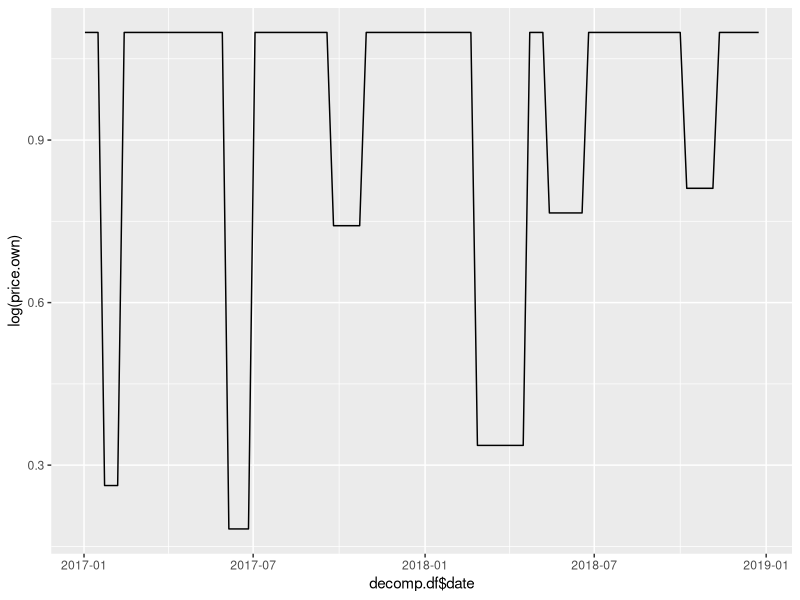
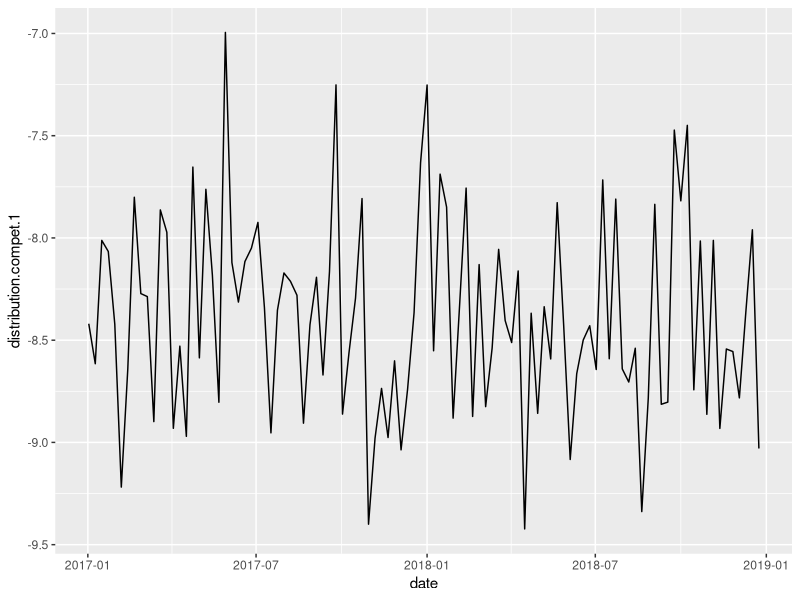
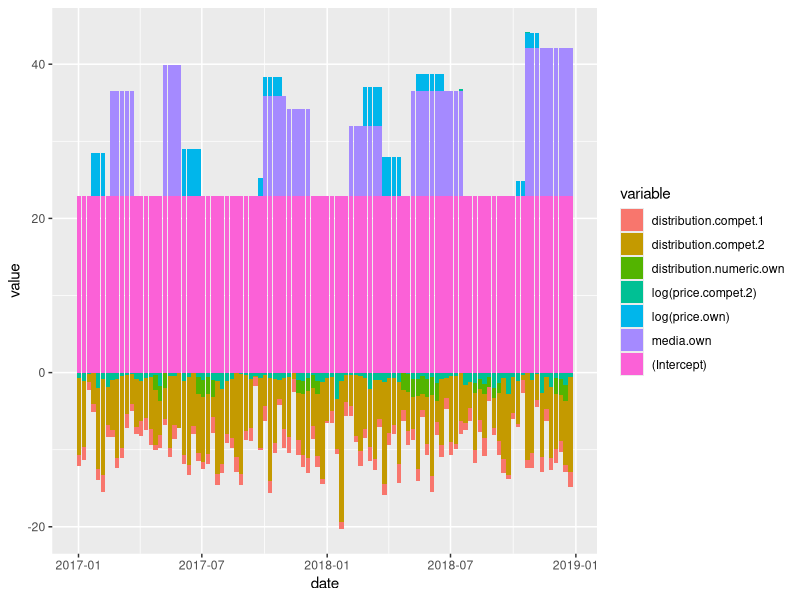

Write R code to recreate these figures, in order.
#### Ładowanie pakietów ####
library(ggplot2)
library(tidyr)

#### Tworzenie danych ####

economiser.data.df <- data.frame(
                       date = c("2017-01-02", "2017-01-09", "2017-01-16",
                                "2017-01-23", "2017-01-30", "2017-02-06",
                                "2017-02-13", "2017-02-20", "2017-02-27",
                                "2017-03-06", "2017-03-13", "2017-03-20", "2017-03-27",
                                "2017-04-03", "2017-04-10", "2017-04-17",
                                "2017-04-24", "2017-05-01", "2017-05-08", "2017-05-15",
                                "2017-05-22", "2017-05-29", "2017-06-05",
                                "2017-06-12", "2017-06-19", "2017-06-26", "2017-07-03",
                                "2017-07-10", "2017-07-17", "2017-07-24",
                                "2017-07-31", "2017-08-07", "2017-08-14", "2017-08-21",
                                "2017-08-28", "2017-09-04", "2017-09-11",
                                "2017-09-18", "2017-09-25", "2017-10-02", "2017-10-09",
                                "2017-10-16", "2017-10-23", "2017-10-30",
                                "2017-11-06", "2017-11-13", "2017-11-20", "2017-11-27",
                                "2017-12-04", "2017-12-11", "2017-12-18",
                                "2017-12-25", "2018-01-01", "2018-01-08", "2018-01-15",
                                "2018-01-22", "2018-01-29", "2018-02-05",
                                "2018-02-12", "2018-02-19", "2018-02-26", "2018-03-05",
                                "2018-03-12", "2018-03-19", "2018-03-26",
                                "2018-04-02", "2018-04-09", "2018-04-16", "2018-04-23",
                                "2018-04-30", "2018-05-07", "2018-05-14",
                                "2018-05-21", "2018-05-28", "2018-06-04", "2018-06-11",
                                "2018-06-18", "2018-06-25", "2018-07-02",
                                "2018-07-09", "2018-07-16", "2018-07-23", "2018-07-30",
                                "2018-08-06", "2018-08-13", "2018-08-20",
                                "2018-08-27", "2018-09-03", "2018-09-10", "2018-09-17",
                                "2018-09-24", "2018-10-01", "2018-10-08",
                                "2018-10-15", "2018-10-22", "2018-10-29", "2018-11-05",
                                "2018-11-12", "2018-11-19", "2018-11-26",
                                "2018-12-03", "2018-12-10", "2018-12-17", "2018-12-24"),
                      sales = c(2.67138958201457, 4.29970914600827,
                                26.2150703965567, 14.8807897048017,
                                18.4757297453732, 9.61887327705795, 12.2512426606978,
                                28.1921562077067, 25.3174548066088, 20.492019357986,
                                31.8102055989363, 34.6772410520438,
                                20.9205924917775, 9.951671591132, 16.0606852925569,
                                11.9392047355479, 15.3416392892986, 12.9663844754314,
                                31.7340971874866, 24.0169705593316, 30.5102909952559,
                                31.7550666307636, 11.7475909322273,
                                20.2860601303124, 24.4655408789834, 19.5065861833594,
                                7.62233598740719, 6.89018609320278, 9.74265043500411,
                                6.54448024441437, 15.012407875473, 10.206429672835,
                                12.8588916827291, 8.15054119216457,
                                5.86261586862407, 20.1052590692834, 14.2896871062263,
                                25.4539922624693, 14.4501726149562, 27.220262020455,
                                28.792427158327, 32.0640494804991, 24.2595583564096,
                                29.4348523027498, 23.5929936305578,
                                30.5805363137602, 21.3353034488563, 26.6214852665035,
                                24.8516804122698, 17.2902570339835, 11.7051326484127,
                                8.71068215694859, 21.3601798744243, 18.4461872726625,
                                9.16882279540208, -0.39276454173403,
                                17.4812456419447, 19.7385290528097, 22.4421095787671,
                                19.5378557045912, 36.5375013384285, 26.1735137889706,
                                34.4893699299541, 30.1439708631815,
                                8.51276339061392, 15.9149698574329, 17.1609288995038,
                                13.5433388651773, 16.7023570292794, 11.3197542835797,
                                30.6465279560233, 29.8187961555023, 29.2788833624029,
                                27.3251940453669, 24.5661751960717,
                                27.3003309750476, 24.2736006051595, 32.8313057654005,
                                30.5404479891439, 22.0735355078914, 28.0475638472076,
                                14.2771759967614, 17.0417667572011,
                                10.7337708592888, 20.561846353364, 16.2348760135636,
                                24.067637309054, 15.3950120636714, 11.283226147916,
                                12.2556215974134, 12.1721422857011, 18.0216224416139,
                                17.3106913683408, 21.5033924517377, 31.7641382649806,
                                24.7081255735165, 43.7654073075056,
                                25.266358119985, 37.981823335542, 34.0708902523791,
                                25.3316603209013, 28.9268743707159, 30.2240586933281,
                                32.8531627303452),
                  price.own = c(3, 3, 3, 1.3, 1.3, 1.3, 3, 3, 3, 3, 3, 3, 3, 3,
                                3, 3, 3, 3, 3, 3, 3, 3, 1.2, 1.2, 1.2, 1.2, 3,
                                3, 3, 3, 3, 3, 3, 3, 3, 3, 3, 3, 2.1, 2.1, 2.1,
                                2.1, 2.1, 3, 3, 3, 3, 3, 3, 3, 3, 3, 3, 3, 3, 3,
                                3, 3, 3, 3, 1.4, 1.4, 1.4, 1.4, 1.4, 1.4, 1.4,
                                1.4, 3, 3, 3, 2.15, 2.15, 2.15, 2.15, 2.15, 2.15, 3,
                                3, 3, 3, 3, 3, 3, 3, 3, 3, 3, 3, 3, 3, 3, 2.25,
                                2.25, 2.25, 2.25, 2.25, 3, 3, 3, 3, 3, 3, 3),
             price.compet.1 = c(4.52742397348187, 3.85045426000843,
                                4.72783501295734, 4.44093890750691,
                                5.05847544455105, 3.48983656978538, 4.65936905832469,
                                4.66391082907431, 4.0563060687197, 3.99359741673145,
                                3.5503285236285, 3.88454700878919,
                                4.00217445769036, 3.83772605281866, 4.20660934837675,
                                4.05060949415566, 4.69213675718448, 4.05210374215534,
                                3.83243953352373, 4.33373006161395, 4.7941666830036,
                                3.90446377456861, 3.74814116471646,
                                4.42391820078941, 4.20723645416761, 4.78745169111511,
                                3.77990683813703, 3.80841786638864, 4.63045168555155,
                                4.56357816619619, 3.64838296147269, 4.90676827283048,
                                3.95806974608836, 4.04853685524521,
                                4.53047515959994, 4.1847393378315, 3.79222829974071,
                                4.19623897084922, 4.94286549197438, 4.10891470357651,
                                3.8295080408668, 4.23821420525575, 4.98271305584704,
                                4.13104274176044, 4.02901590069299,
                                4.87648776302094, 3.29649062971668, 4.20453093168241,
                                4.30517986373009, 3.95327067150689, 4.11587764158687,
                                4.07346141395406, 4.0819048364594, 3.5599948026343,
                                4.11141851345241, 4.96958864415828,
                                3.7392940174076, 4.07731991305075, 3.55312583383385,
                                4.67220174182535, 4.75403710268822, 4.5731117123236,
                                4.46013256850728, 3.57204097479075, 4.40471396112594,
                                4.31662751939153, 4.91217017601975,
                                4.53512341604956, 4.12351281414747, 4.12852563722836,
                                4.13758874596942, 4.2604903369955, 4.19465327168402,
                                4.23136677135057, 4.23111296447007, 4.04481309565328,
                                4.22049876946302, 4.52058005397378,
                                3.80701256075897, 3.88439675647229, 4.5677244919211,
                                4.38967009882673, 3.77332077139409, 4.22510497130839,
                                4.01147207143406, 4.50689729043894,
                                3.82040633287168, 4.21815582975427, 4.31469716547122,
                                4.38867652374876, 5.01507806906965, 3.83118387097385,
                                4.49319189577908, 4.46712787986402, 5.35948451514509,
                                4.21361897669538, 3.34116976197357,
                                3.67417818210365, 3.78498739942886, 4.04343874429397,
                                4.16136998131649, 4.14369403248526, 5.05678075057131,
                                4.00699654591438),
             price.compet.2 = c(2.08749187025228, 1.45719025073164,
                                2.9067207838296, 3.51282806911446,
                                0.683174095024767, 1.71983597008253, 0.775895776756984,
                                1.58204709158181, 1.72704451542342, 2.55471487988904,
                                2.74843052459563, 2.94675164130446,
                                1.87118857999303, 1.43026046601952, 1.99302035667207,
                                2.22330808039294, 2.63511545831634, 0.85155146037046,
                                3.35931057923997, 2.51077043349154,
                                2.36614899664299, 3.39204339337768, 1.46591701628754,
                                2.15681192342675, 3.37555692907617, 2.14847069289016,
                                1.64576847571103, 2.13902210038325, 1.63165560459872,
                                1.39451768611138, 0.642911124086067,
                                1.49473862486936, 1.70754198538193, 3.3006043186581,
                                3.02262740912326, 2.6815553549452, 1.87520729048789,
                                2.53971086314938, 1.99636641940179, 2.70879221349802,
                                2.03255569029795, 1.74068052442305,
                                1.67437345457037, 2.03222925919207, 2.31476062406631,
                                3.38928969345075, 1.58532641690854, 1.42914191607114,
                                2.07967946510342, 2.71960395300386,
                                1.49415587094709, 1.33316251237951, 2.06927018752361,
                                2.1749202546692, 0.224288287000229, 1.42167833111837,
                                2.79977347428709, 2.84218346420253, 2.75297373472764,
                                2.57741223780328, 1.91853316381408,
                                0.616042526707832, 1.56148872580753, 1.65191195434264,
                                1.3196663797018, 1.89503548599231, 1.94005698697395,
                                1.32230352919588, 3.54063075976584, 2.91471161225915,
                                1.72638878402424, 1.83682393190084,
                                2.38927928058832, 1.74002086105444, 2.19744209271241,
                                1.14897275731931, 1.76431639960639, 2.02612480744477,
                                2.3285393290312, 2.53191972329506,
                                4.38955628032498, 0.916533445498376, 1.27915669616465,
                                1.13151946650594, 1.84125245902443, 1.00441008588198,
                                2.10735762997075, 0.708716886175969, 1.17485636477841,
                                2.06865466229154, 0.376375762267643,
                                2.27209622973328, 1.37704587858371, 2.79964794085372,
                                3.68658177562482, 1.68406438085975, 2.95720495608832,
                                0.394302184380877, 2.30049468443807,
                                0.766341142844837, 2.073792096115, 1.85939802795208,
                                0.954533038607182, 2.2241479107368),
   distribution.numeric.own = c(1, 1, 1, 1, 1, 1, 1, 1, 1, 1, 1, 1, 1, 1, 1, 1,
                                0.45, 0.45, 0.45, 1, 1, 1, 1, 1, 1, 0.39, 0.39,
                                0.39, 0.39, 1, 1, 1, 1, 1, 1, 1, 1, 1, 1, 1, 1,
                                1, 1, 1, 1, 1, 0.52, 0.52, 0.52, 0.52, 0.52, 1,
                                1, 1, 1, 1, 1, 1, 1, 1, 1, 1, 1, 1, 1, 1, 1, 1,
                                0.36, 0.36, 0.36, 0.36, 0.36, 0.36, 0.36, 0.36, 1,
                                1, 1, 1, 1, 1, 1, 0.64, 0.64, 0.64, 0.64, 0.64,
                                0.64, 1, 1, 1, 1, 1, 1, 1, 1, 1, 1, 1, 0.42, 0.42,
                                0.42, 1),
      distribution.compet.1 = c(80.1238596272003, 81.9857854466779,
                                76.2470366695871, 76.7623452586966,
                                80.1497036500343, 87.7264082342152, 82.2176540075191,
                                74.238146739422, 78.7205989841747, 78.8605776706589,
                                84.678930395924, 74.8270268049533,
                                75.8694013952786, 84.9907207789053, 81.1675633353049,
                                85.3643099192685, 72.8347443958804, 81.7122158060385,
                                73.8685752827021, 77.8637484132837, 83.7774339671026,
                                66.5675404265526, 77.2759585146148,
                                79.1152571001255, 77.2301368366377, 76.606306807202,
                                75.4091688011551, 79.3769845492447, 85.2026087143999,
                                79.4946965875724, 77.7625082182257, 78.1497735960119,
                                78.798130539217, 84.7518324382725,
                                80.1699898182167, 77.9631161844136, 82.5082948290162,
                                77.6911956427795, 69.0110275065163, 84.3291561056857,
                                81.468267571739, 78.9328570225416, 74.299956836487,
                                89.4527626564532, 85.4517636155435,
                                83.1353216511066, 85.419778825363, 81.8519413830495,
                                85.9935010185975, 83.1823790239498, 79.6109693429738,
                                72.6297197182702, 69.0164075571747, 81.3825540026009,
                                73.1633167481423, 74.697335789177,
                                84.5166241307182, 79.2584265290648, 73.8122323209591,
                                84.43864751963, 77.3723482678985, 83.9827121805438,
                                81.2511839164442, 76.6638325645259, 79.9752407093715,
                                80.9996020659474, 77.670105223976,
                                89.672943594824, 79.6358945893866, 84.2936329148155,
                                79.3338359966545, 81.7618919576599, 74.4910980749002,
                                80.2273520936957, 86.4415333311165, 82.4505180573408,
                                80.8830636784468, 80.2180790424499,
                                82.2536618482048, 73.4333710014925, 81.7530043947812,
                                74.3244955957853, 82.2258941982728, 82.8370278793086,
                                81.2652029854436, 88.8663467706089, 83.5831276424621,
                                74.5680513820189, 83.872802534177,
                                83.7722091674785, 71.112411805365, 74.4050810461534,
                                70.8927193136407, 83.1979528872311, 76.2752516670529,
                                84.3386808928166, 76.2468231674418, 84.9955365795354,
                                81.3001805145424, 81.418352521353,
                                83.5750219095218, 79.5594643334625, 75.7525857457926,
                                85.9307247535935),
      distribution.compet.2 = c(78.5750848405503, 72.5765117347582,
                                42.8458013781296, 55.0472460569587,
                                79.9893444471825, 87.5806280670661, 58.2519247956227,
                                64.579737863936, 79.0074503198502, 75.8883421126858,
                                58.7452433611119, 54.2384913204573,
                                63.5599317735573, 59.5286159882493, 59.4204020881444,
                                65.6930502801137, 66.9107989328676, 56.3764527240327,
                                54.5921096139816, 75.8011943956925, 63.9148743297669,
                                66.8751954359678, 76.7837934253342,
                                83.3920943379177, 65.8682076338762, 69.1195702188964,
                                72.0417461870704, 69.2256183818904, 49.6378724091004,
                                86.0656577445486, 77.1332091700216,
                                65.9339744236565, 68.9023792681054, 81.645098030181,
                                89.5926869993646, 67.5054782742169, 64.2157103187435,
                                39.5684303164228, 74.635149295288, 54.8671355009012,
                                91.141348817599, 71.2605940820434, 49.0204186977849,
                                65.0819076294847, 69.8671448734812,
                                42.0623110500218, 62.5799144974352, 69.7240453223094,
                                72.9985580119202, 58.0492296493993, 70.6779337712079,
                                88.4305769806641, 60.958675477585,
                                56.4044821516452, 64.4966638175439, 110.561547802785,
                                52.705442266707, 54.9070004972362, 69.8947973314522,
                                77.3628164031971, 64.9993666268273, 68.1569665174214,
                                78.7388745775412, 58.865647038458,
                                90.6789437513693, 66.9766032495288, 62.6540764885307,
                                80.7885004251372, 49.3673912543933, 58.8007450302502,
                                55.5417562653412, 75.9241579962568, 47.3550931492899,
                                62.971727308724, 80.208086139997,
                                49.7988254890658, 72.5620474854148, 49.4282181794056,
                                72.3976465285387, 73.4900740885014, 63.7907024963031,
                                58.4095204588614, 52.3350807633219, 67.7680750767608,
                                55.1880266271703, 61.3801593659241,
                                39.1070862217945, 54.6515046328364, 63.293537638272,
                                80.4643804251427, 80.1286800704066, 57.4549066931165,
                                60.3881154617156, 41.5645894068161, 83.5593245749678,
                                76.4975195447549, 51.9853374997977,
                                71.1420874379169, 55.3273070269686, 75.082193910105,
                                67.3475900030951, 62.7732675086265, 71.5040549325713,
                                87.022243826201),
                  media.own = c(0L, 0L, 0L, 0L, 0L, 0L, 0L, 120L, 120L, 120L,
                                120L, 120L, 0L, 0L, 0L, 0L, 0L, 0L, 150L, 150L,
                                150L, 150L, 0L, 0L, 0L, 0L, 0L, 0L, 0L, 0L, 0L,
                                0L, 0L, 0L, 0L, 0L, 0L, 0L, 0L, 115L, 115L, 115L,
                                115L, 115L, 100L, 100L, 100L, 100L, 100L, 0L,
                                0L, 0L, 0L, 0L, 0L, 0L, 0L, 80L, 80L, 80L, 80L,
                                80L, 80L, 80L, 0L, 0L, 0L, 0L, 0L, 0L, 120L, 120L,
                                120L, 120L, 120L, 120L, 120L, 120L, 120L, 120L,
                                120L, 0L, 0L, 0L, 0L, 0L, 0L, 0L, 0L, 0L, 0L, 0L,
                                0L, 0L, 170L, 170L, 170L, 170L, 170L, 170L, 170L,
                                170L, 170L, 170L)
)

economiser.data.df$date <- as.Date(economiser.data.df$date)


#### Modelowanie ####
str(economiser.data.df)

formula.1 <- sales ~
    log(price.own) +
    distribution.numeric.own +
    log(price.compet.1) +
    log(price.compet.2) +
    distribution.compet.1 +
    distribution.compet.2 +
    media.own

model.1 <- lm(formula.1, data = economiser.data.df)
summary(model.1)

formula.2 <- sales ~
    log(price.own) +
    distribution.numeric.own +
    # log(price.compet.1) +
    log(price.compet.2) +
    distribution.compet.1 +
    distribution.compet.2 +
    media.own

model.2 <- lm(formula.2, data = economiser.data.df)
summary(model.2)


#### Dekompozycja sprzedaży na podstawie modelu ####

View(model.2$model)
X <- cbind.data.frame(1, model.2$model[, -1])
View(X)
colnames(X)[1] <- '(Intercept)'
coeffs <- model.2$coefficients
coeffs

decomp.df <- coeffs * t(X)
decomp.df <- t(decomp.df)
decomp.df <- cbind.data.frame(economiser.data.df$date, decomp.df)
colnames(decomp.df)[1] <- 'date'
View(decomp.df)

# sprawdzenie
sum.of.factors <- rowSums(decomp.df[, -1])
fitted <- model.2$fitted.values
all.equal(sum.of.factors, fitted)

# Ustawianie poziomów referencyjnych
ref.lev <- rep(0, 7)
names(ref.lev) <- colnames(X)
ref.lev

ggplot(X, aes(x = decomp.df$date, y = `log(price.own)`)) +
    geom_line()
ggplot(decomp.df, aes(x = date, y = `distribution.compet.1`)) +
    geom_line()

ref.lev['log(price.own)'] <- min(decomp.df$`log(price.own)`)
ref.lev['distribution.numeric.own'] <- max(decomp.df$`distribution.numeric.own`)
ref.lev['log(price.compet.2)'] <- max(decomp.df$`log(price.compet.2)`[1:26])
ref.lev['distribution.compet.1'] <- max(decomp.df$distribution.compet.1)
ref.lev['distribution.compet.2'] <- max(decomp.df$distribution.compet.2)
ref.lev['media.own'] <- 0
ref.lev['(Intercept)'] <- -sum(ref.lev[2:7])
ref.lev

decomp.debased.df <- t(decomp.df[, -1]) - ref.lev
decomp.debased.df <- cbind.data.frame(decomp.df$date, t(decomp.debased.df))
colnames(decomp.debased.df)[1] <- 'date'

# sprawdzenie
sum.of. <- rowSums(decomp.debased.df[, -1])
all.equal(fitted, model.2$fitted.values)


#### Tworzenie wykresu dekompozycji/kontrybucji ####

#zamiana danych na formę długą
decomp.long.df <- decomp.debased.df %>%
    gather(key = 'variable', value = 'value', -date)

# dostosowanie kolejności serii
decomp.long.df$variable <- as.factor(decomp.long.df$variable)
decomp.long.df$variable <- factor(decomp.long.df$variable,levels(decomp.long.df$variable)[c(2:7, 1)])

ggplot(decomp.long.df, aes(x = date, y = value, fill = variable)) +
    geom_bar(stat = 'identity')
